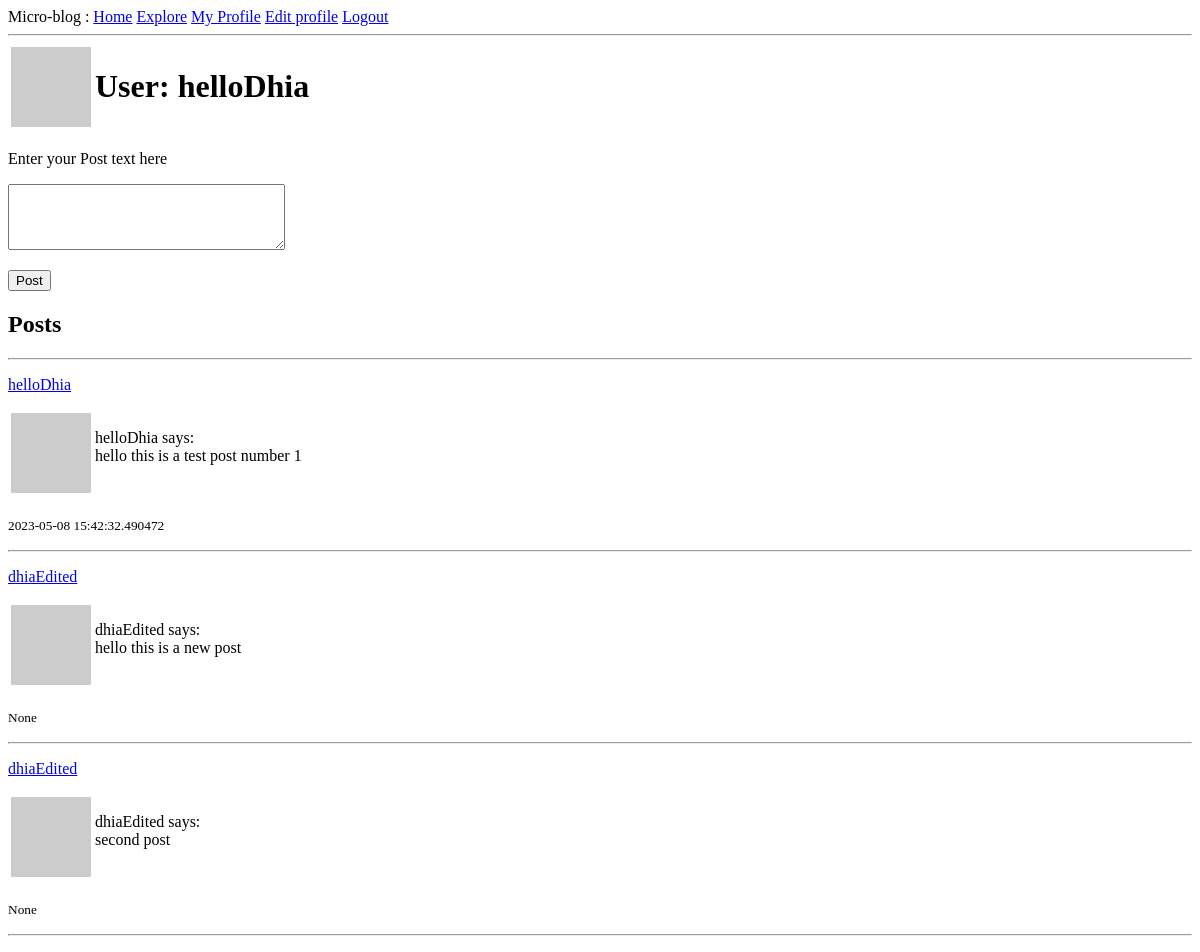
The page /index (signed in) on the database as committed earlier.
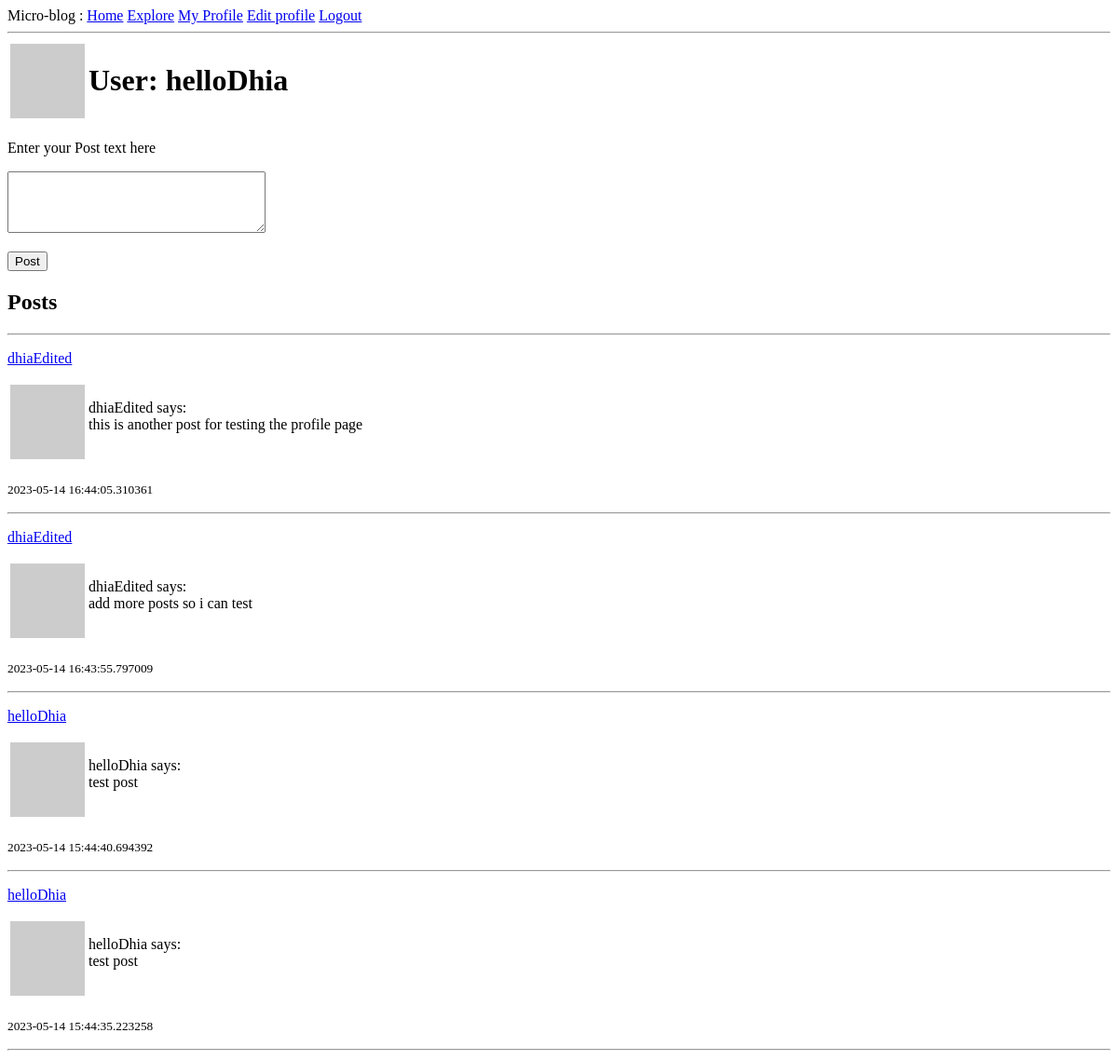
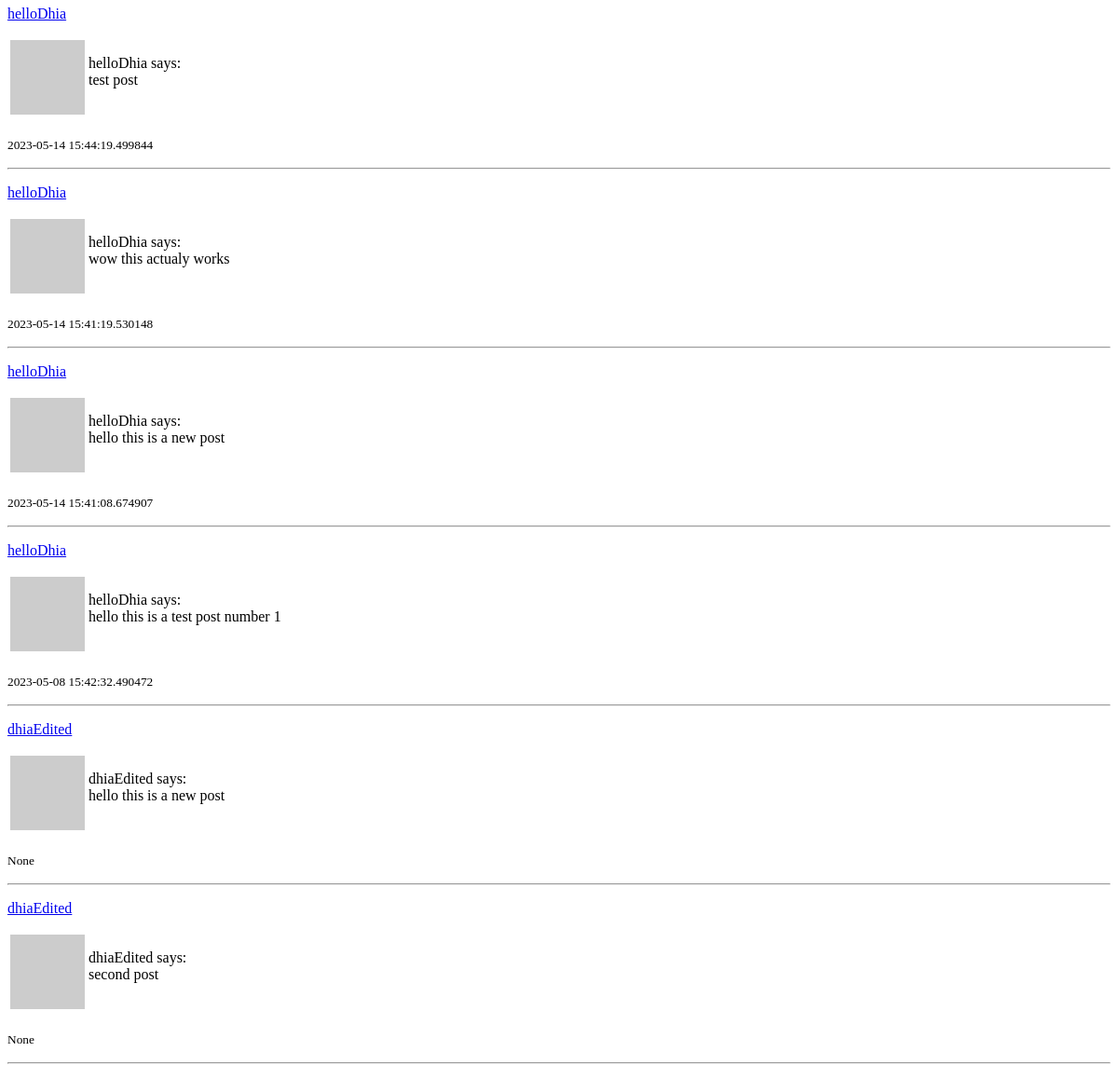
The same page on the database as committed later (2 pictures, top to bottom).
### app/models.py (models this page shows, shortened)
class User(UserMixin, db.Model):
    id = db.Column(db.Integer, primary_key=True)
    username = db.Column(db.String(64), index=True, unique=True)
    email = db.Column(db.String(120), index=True, unique=True)
    hashed_password = db.Column(db.String(128))
    posts = db.relationship("Post", backref="author", lazy="dynamic")
    about_me = db.Column(db.String(140))
    last_seen = db.Column(db.DateTime, default=datetime.utcnow)
    followed = db.relationship(
        "User",
        secondary=followers,
        primaryjoin=(followers.c.follower_id == id),
        secondaryjoin=(followers.c.followed_id == id),
        backref=db.backref("followers", lazy="dynamic"),
        lazy="dynamic",
    )
    def followed_posts(self):
        followed_posts = Post.query.join(
            followers, (followers.c.followed_id == Post.user_id)
        ).filter(followers.c.follower_id == self.id)
        own_posts = Post.query.filter_by(user_id=self.id)
        return followed_posts.union(own_posts).order_by(Post.time_stamp.desc())
    def avatar(self, size):
        email_md5_hash = md5(self.email.lower().encode("utf-8")).hexdigest()
        return f"https://www.gravatar.com/avatar/{email_md5_hash}?d=identicon&s={size}"

class Post(db.Model):
    id = db.Column(db.Integer, primary_key=True)
    body = db.Column(db.String(140))
    time_stamp = db.Column(db.DateTime, index=True, default=datetime.utcnow)
    user_id = db.Column(db.Integer, db.ForeignKey("user.id"))

### app/routes.py (the view)
@app.route("/", methods=["POST", "GET"])
@app.route("/index", methods=["POST", "GET"])
@login_required
def index():
    form = PostForm()
    if form.validate_on_submit():
        post = Post(body=form.body.data, author=current_user)
        db.session.add(post)
        db.session.commit()
        flash("Post added successfully")
        return redirect(url_for("index"))
    title = "Home"
    user = current_user
    page = request.args.get("page", 1, int)
    posts = current_user.followed_posts().paginate(
        page=page, per_page=app.config["POSTS_PER_PAGE"], error_out=False
    )
    next_url = url_for("index", page=posts.next_num) if posts.has_next else None
    prev_url = url_for("index", page=posts.prev_num) if posts.has_prev else None
    return render_template(
        "index.html",
        title=title,
        posts=posts.items,
        user=user,
        form=form,
        next_url=next_url,
        prev_url=prev_url,
    )

### app/forms.py
class PostForm(FlaskForm):
    body = TextAreaField(
        "Enter your Post text here", validators=[DataRequired(), Length(min=1, max=140)]
    )
    sumbit = SubmitField("Post")

### app/models.py (called while the page is built)
@login.user_loader
def load_user(id):
    return User.query.get(int(id))

### app/routes.py (called while the page is built)
@app.before_request
def set_last_seen():
    if current_user.is_authenticated:
        current_user.last_seen = datetime.utcnow()
        db.session.commit()

### app/templates/index.html (shortened to what this page needs)
{% extends "layout.html" %} {% block content %}
<table>
  <tr valign="top">
    <td><img src="{{ user.avatar(128) }}" /></td>
    <td><h1>User: {{ user.username }}</h1></td>
  </tr>
</table>
{% if form %}
<form action="/index" method="post">
  <div>
    <p>{{ form.body.label }}</p>
    <p>{{ form.body(cols=32 , rows = 4) }}</p>
  </div>
  <div>
    <p>{{ form.sumbit() }}</p>
  </div>
</form>
{% endif %}
<h2>Posts</h2>
<hr />
{% for post in posts %} {% include "_post.html" %} {% endfor %}
{% endblock %}

### app/templates/layout.html (shortened to what this page needs)
<!DOCTYPE html>
<html lang="en">
  <head>
  </head>
  <body>
    <div>
      Micro-blog :
      {% if current_user.is_anonymous %}
      <a href="{{url_for('login')}}">Login</a>
      <a href="{{url_for('register')}}">Register</a>
      {% else %}
      <a href="{{url_for('index')}}">Home</a>
      <a href="{{url_for('explore')}}">Explore</a>
      <a href="{{url_for('user_profile',username = current_user.username)}}"
        >My Profile</a
      >
      <a href="{{url_for('edit_profile')}}">Edit profile</a>
      <a href="{{url_for('logout')}}">Logout</a>
      {% endif %}
    </div>
    <hr />
    {% block content %} {% endblock %}
  </body>
</html>

### app/templates/_post.html
<table>
  <tr valign="top">
    <td><img src="{{post.author.avatar(36)}}" alt="" /></td>
    <p>
      <a href="{{ url_for('user_profile',username = post.author.username)}}"
        >{{ post.author.username }}
      </a>
    </p>
    <td>
      <p>
        {{post.author.username}} says: <br />
        {{post.body}}
      </p>
    </td>
  </tr>
</table>
<p><small> {{ post.time_stamp }}</small></p>
<hr />

Rows that differ between the two databases and show on the page:
added Post: author.username "dhiaEdited", body "this is another post for testing the profile page", time_stamp "2023-05-14 16:44:05.310361"
added Post: author.username "dhiaEdited", body "add more posts so i can test", time_stamp "2023-05-14 16:43:55.797009"
added Post: author.username "helloDhia", body "test post", time_stamp "2023-05-14 15:44:40.694392"
added Post: author.username "helloDhia", body "test post", time_stamp "2023-05-14 15:44:35.223258"
added Post: author.username "helloDhia", body "test post", time_stamp "2023-05-14 15:44:19.499844"
added Post: author.username "helloDhia", body "wow this actualy works", time_stamp "2023-05-14 15:41:19.530148"
added Post: author.username "helloDhia", body "hello this is a new post", time_stamp "2023-05-14 15:41:08.674907"
